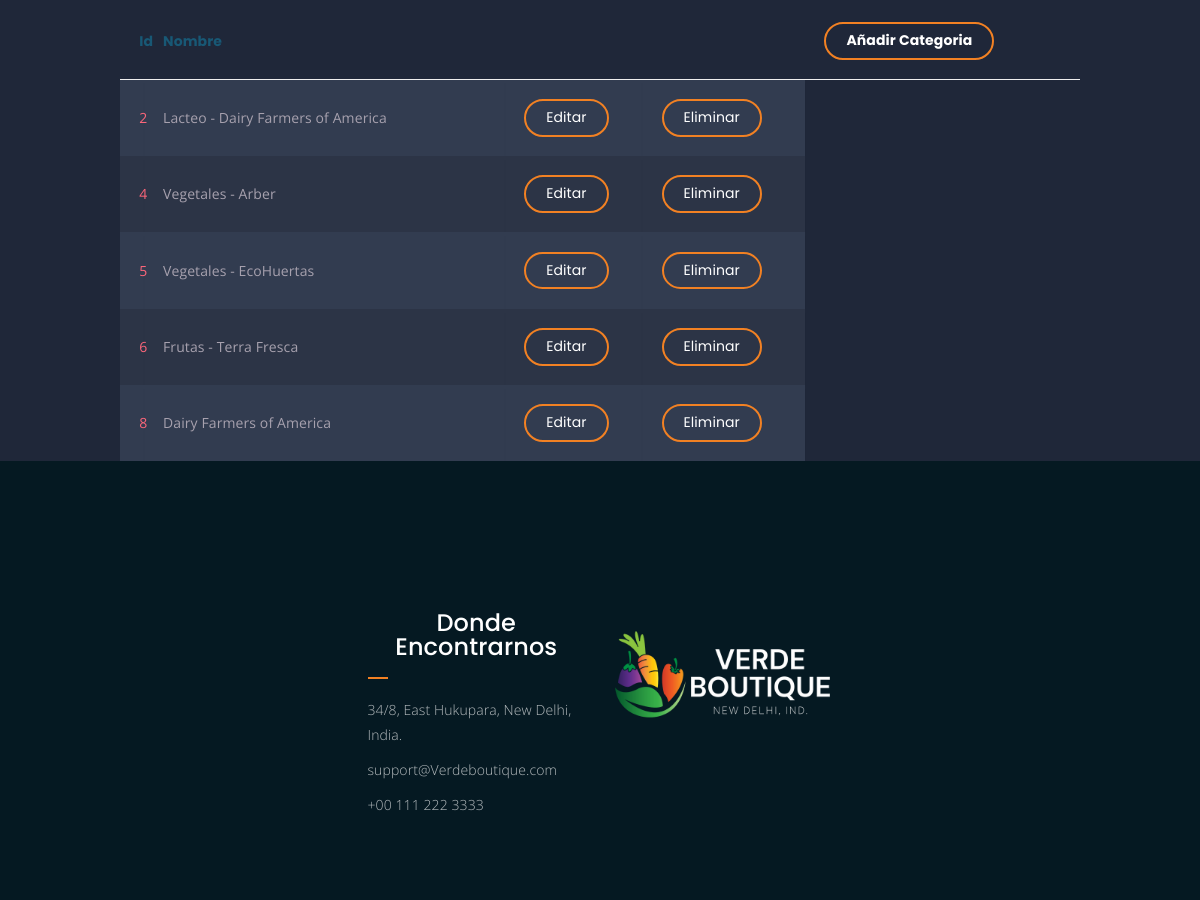
Before: /Categorias (signed in, middle part) with the older database file.
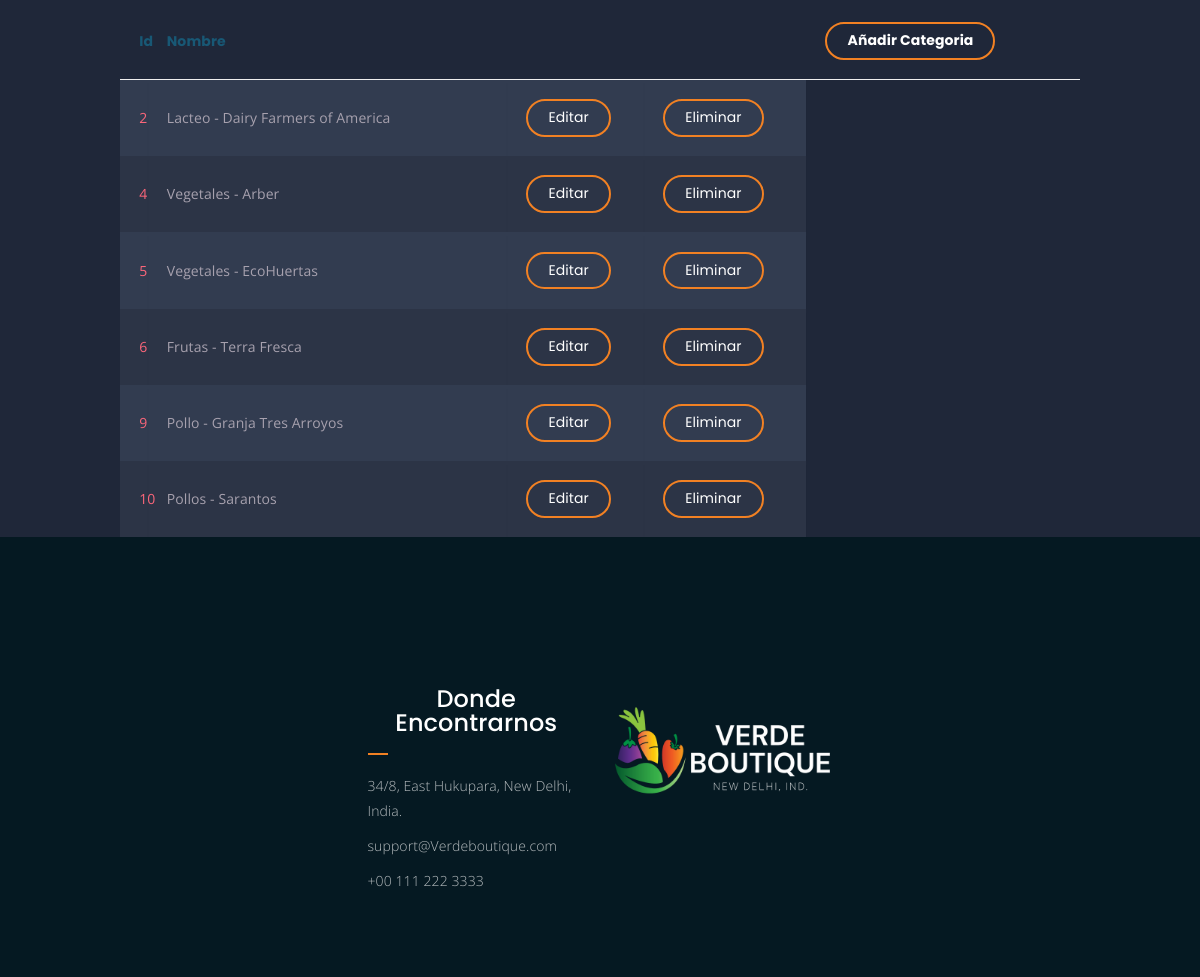
After: the same page with the newer database file.
### Tienda/models.py (models this page shows, shortened)
class Categoria(models.Model):
    nombre = models.CharField(max_length=100)
    objects = models.Manager()

### Tienda/views.py (the view)
# urls.py: path('Categorias', views.ver_cat, name='Cats'),
@staff_member_required
def ver_cat(request):
    categorias = Categoria.objects.all()
    dicc = {"categorias": categorias}
    plantilla = loader.get_template("#4CategoriaActiva.html")
    documento = plantilla.render(dicc)
    return HttpResponse(documento)

### Tienda/template/#4CategoriaActiva.html (shortened to what this page needs)
<!DOCTYPE html>
<html lang="en">
	{%load static%}
<head>
	<link rel="stylesheet" href="{%static 'Tienda/assets/css/all.min.css' %}">
	<link rel="stylesheet" href="{%static 'Tienda/assets/bootstrap/css/bootstrap.min.css' %}">
	<link rel="stylesheet" href="{%static 'Tienda/assets/css/owl.carousel.css' %}">
	<link rel="stylesheet" href="{%static 'Tienda/assets/css/magnific-popup.css' %}">
	<link rel="stylesheet" href="{%static 'Tienda/assets/css/animate.css' %}">
	<link rel="stylesheet" href="{%static 'Tienda/assets/css/meanmenu.min.css' %}">
	<link rel="stylesheet" href="{%static 'Tienda/assets/css/main.css' %}">
	<link rel="stylesheet" href="{%static 'Tienda/assets/css/responsive.css' %}">
</head>
<body>
		<div>
			<table class="container">
				<thead>
					<tr>
						<th><h1>Id</h1></th>
						<th><h1>Nombre</h1></th>
						<th><h1></h1></th>
						<th><h1></h1></th>
						<th><a href="{%url 'AddCat' %}" class="bordered-btn" style="position: relative;">Añadir Categoria</a></th>
					</tr>
				</thead>
				<tbody>
				{%for n in categorias%}
					<tr>
						<td>{{n.id}}</td>
						<td>{{n.nombre}}</td>
						<td><a href="{%url 'EdtCat' n.id%}" class="bordered-btn" style="position: relative;">Editar</a></td>
						<td><a href="{%url 'DelCat' n.id%}" class="bordered-btn" style="position: relative;">Eliminar</a></td>
					</tr>
				{%endfor%}
				</tbody>
			</table>
		</div>
	<div class="footer-area">
		<div class="container">
			<div class="row">
				<div class="col-lg-3 col-md-6">
				</div>
				<div class="col-lg-3 col-md-6">
					<div class="footer-box get-in-touch">
						<h2 class="widget-title">Donde Encontrarnos</h2>
						<ul>
							<li>34/8, East Hukupara, New Delhi, India.</li>
							<li>support@Verdeboutique.com</li>
							<li>+00 111 222 3333</li>
						</ul>
					</div>
				</div>
				<div class="col-lg-3 col-md-6">
					<div class="footer-box pages">
					<img src="{%static 'Tienda/assets/img/GreenFruitLogo4.png' %}">
					</div>
				</div>
				<div class="col-lg-3 col-md-6">
				</div>
			</div>
		</div>
	</div>
</body>
</html>

Changed rows visible on the page:
removed Categoria: id "8", nombre "Dairy Farmers of America"
added Categoria: id "9", nombre "Pollo - Granja Tres Arroyos"
added Categoria: id "10", nombre "Pollos - Sarantos"
